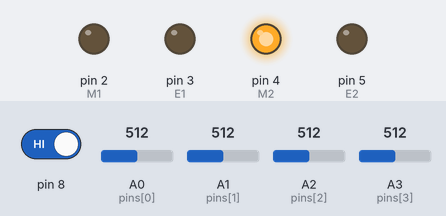
The sketch below on a simulated Arduino Uno, built with avr-gcc and run on an emulated ATmega328P. Shown: output pins drawn as LEDs (lit = HIGH). The inputs (shaded band) are chosen by the test bench; at power-on: pin 8 HIGH, A0 (pins[0]) = 512, A3 (pins[3]) = 512, A1 (pins[1]) = 512, A2 (pins[2]) = 512.

Above: at 1.2 s.
1.3 s: pin 8 driven LOW
At 2.0 s:
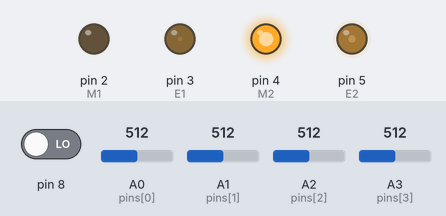
2.8 s: A0 (pins[0]) set to 716
At 4.0 s:
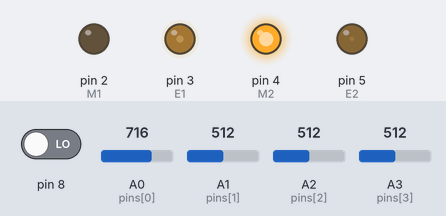
4.3 s: A3 (pins[3]) set to 716
At 4.6 s:
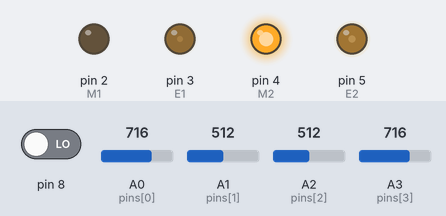
5.8 s: A1 (pins[1]) set to 716
At 6.7 s:
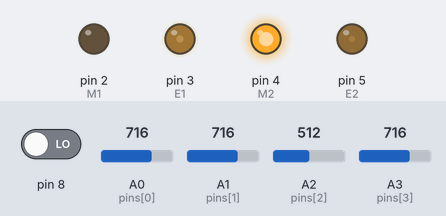
7.3 s: A2 (pins[2]) set to 586
8.8 s: A2 (pins[2]) set to 611
At 9.3 s:
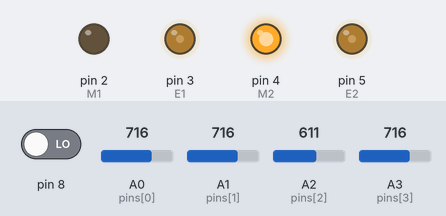
Timing chart, 0 to 11.3 s (numbered marks = the images above; inputs shaded):
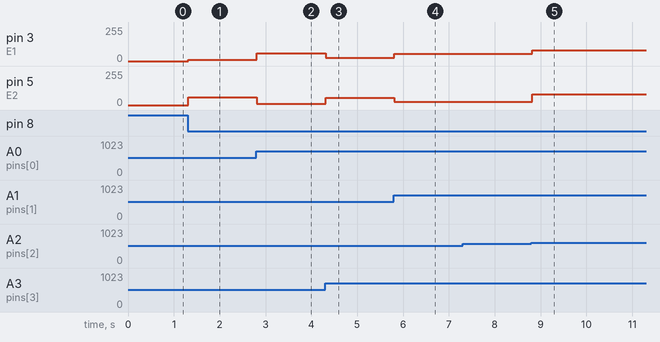

The sketch:

lineTracer4.ino
```cpp
#define M1 2
#define E1 3
#define M2 4
#define E2 5

int pins[4] = {A0,A1,A2,A3};
int sensorRef[4] = {600,600,600,600};
int readPins[4];
int runState = 0;
bool status = false;
bool swStatus = true;

void setup() {
  // put your setup code here, to run once:
  Serial.begin(9600);
  for(int i=2;i<6;++i) pinMode(i,OUTPUT);
  for(int i=0;i<4;++i) pinMode(pins[i],INPUT);
  pinMode(8,INPUT);
  digitalWrite(M2,HIGH);
  digitalWrite(M1,LOW);
}

void loop() {
  for(int i=0;i<4;++i){
    readPins[i] = analogRead(pins[i]);
  }

  if(digitalRead(8) == LOW && swStatus == true){
    status = !status;
    swStatus = false;
  }else if(digitalRead(8) == HIGH && swStatus == false){
    swStatus = true;
  }
  if(status){
     if(readPins[0]>sensorRef[0] && readPins[1]>sensorRef[1] && readPins[2]>sensorRef[2] && readPins[3]>sensorRef[3])
    {
      goFoward();
    }else
    if(readPins[0] < sensorRef[0])  // 맨 오른쪽 센서(A0)에 라인이 감지된 경우
    {
      turn(10,60);
    }
    else if(readPins[3] < sensorRef[3])  // 맨 왼쪽 센서(A5)에 라인이 감지된 경우
    {
      turn(60,10);
    }
    else if(readPins[1] < sensorRef[1])  // 오른쪽에서 두 번째 센서(A1)에 라인이 감지된 경우
    {
      turn(25,55);
    }
    else if(readPins[2] < sensorRef[2])  // 왼쪽에서 두 번째 센서(A4)에 라인이 감지된 경우
    {
      turn(55,25);
    }
    else if(readPins[1]<sensorRef[1] && readPins[2]<sensorRef[2])
    {
      goFoward();
    }
    else if(readPins[0]<sensorRef[0] && readPins[1]<sensorRef[1])
    {
      turn(60,10);
    }
    else if(readPins[2]<sensorRef[2] && readPins[3]<sensorRef[3])
    {
      turn(10,60);
    }else if(readPins[0]<sensorRef[0] && readPins[1]<sensorRef[1] && readPins[2]<sensorRef[2]){
      turn(10,60);
    }else if(readPins[1]<sensorRef[1] && readPins[2]<sensorRef[2] && readPins[3]<sensorRef[3]){
      turn(60,10);
    }else{
      setup();
    }
  }else if(status == false){
    Stop();
  }
  //알고리즘 끝
  delay(20);

  }

void Stop(){
    digitalWrite(E2,LOW);
    digitalWrite(E1,LOW);
}
void goFoward(){
    analogWrite(E1,80);
    analogWrite(E2,80);
}
void turn(int l,int r){
    analogWrite(E1,l);
    analogWrite(E2,r);
}
```

Measured:
- the behaviour switches between 600 and 601 on A2 (pins[2]) (found by bisection; images 4 and 5)
- after the input at 1.3 s, pin 3 (E1): 0/255 → 10/255 at once; pin 5 (E2): 0/255 → 60/255 at once
- after the input at 2.8 s, pin 3 (E1): 10/255 → 60/255 at once; pin 5 (E2): 60/255 → 10/255 at once
- after the input at 4.3 s, pin 3 (E1): 60/255 → 25/255 at once; pin 5 (E2): 10/255 → 55/255 at once
- after the input at 5.8 s, pin 3 (E1): 25/255 → 55/255 at once; pin 5 (E2): 55/255 → 25/255 at once
- after the input at 7.3 s, every drawn part: stays the same
- after the input at 8.8 s, pin 3 (E1): 55/255 → 80/255 at once; pin 5 (E2): 25/255 → 80/255 at once
